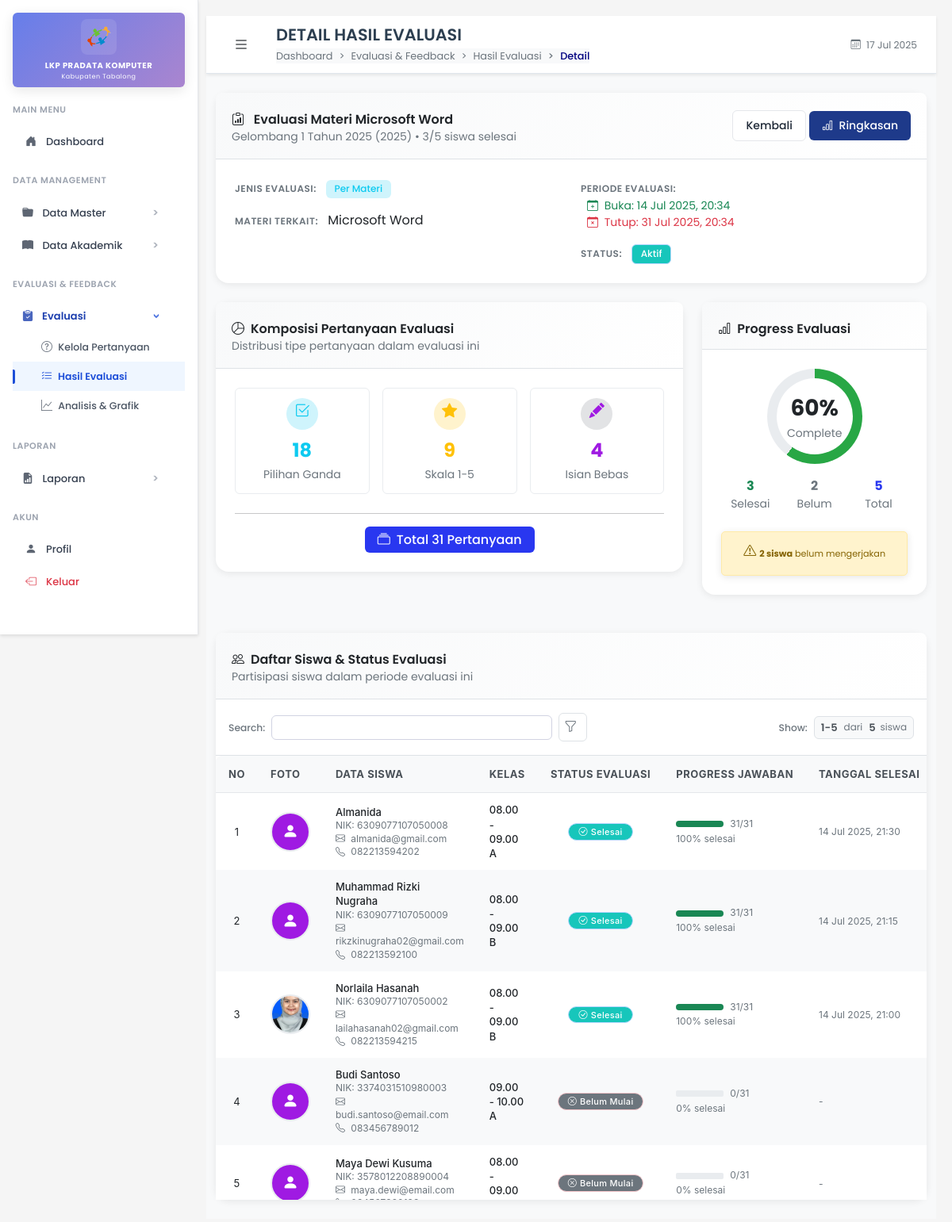
Page /pages/admin/hasil-evaluasi/detail.php?id_periode=17 (signed in) on the earlier database version.
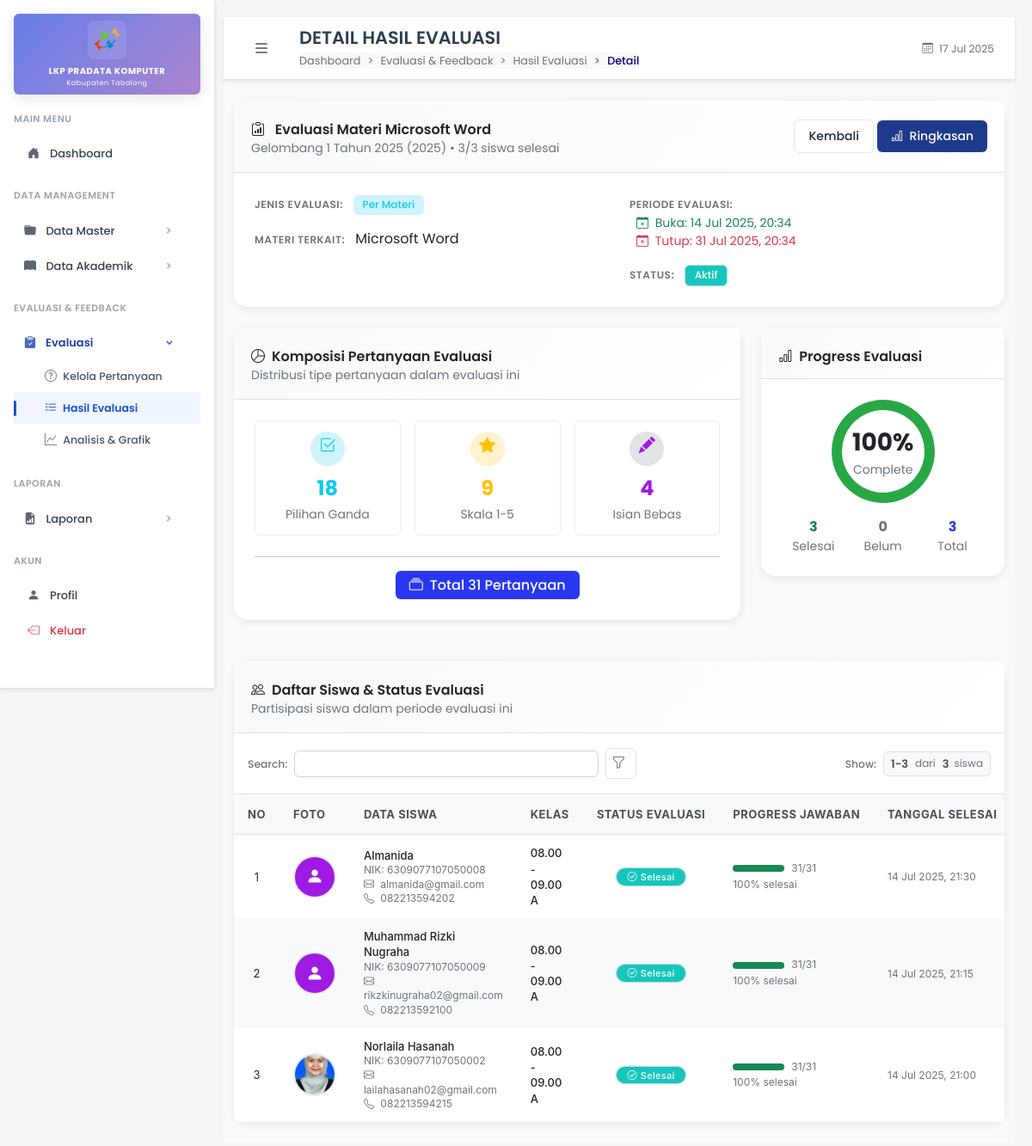
Same page on the later database version.
### tables this page shows
CREATE TABLE `periode_evaluasi` (
  `id_periode` int(11) NOT NULL,
  `nama_evaluasi` varchar(100) NOT NULL,
  `jenis_evaluasi` enum('per_materi','akhir_kursus') NOT NULL,
  `materi_terkait` enum('word','excel','ppt','internet') DEFAULT NULL,
  `id_gelombang` int(11) NOT NULL,
  `tanggal_buka` datetime NOT NULL,
  `tanggal_tutup` datetime NOT NULL,
  `status` enum('draft','aktif','selesai') DEFAULT 'draft',
  `deskripsi` text DEFAULT NULL,
  `dibuat_oleh` int(11) DEFAULT NULL,
  `created_at` timestamp NOT NULL DEFAULT current_timestamp(),
  `pertanyaan_terpilih` longtext DEFAULT NULL CHECK (json_valid(`pertanyaan_terpilih`))
);

CREATE TABLE `gelombang` (
  `id_gelombang` int(11) NOT NULL,
  `tahun` year(4) NOT NULL,
  `gelombang_ke` int(11) NOT NULL,
  `nama_gelombang` varchar(100) DEFAULT NULL,
  `status` enum('aktif','selesai','dibuka') DEFAULT 'dibuka'
);

CREATE TABLE `evaluasi` (
  `id_evaluasi` int(11) NOT NULL,
  `id_siswa` int(11) DEFAULT NULL,
  `id_kelas` int(11) DEFAULT NULL,
  `tanggal_evaluasi` datetime DEFAULT current_timestamp(),
  `status_evaluasi` enum('mulai','selesai') DEFAULT 'mulai',
  `id_periode` int(11) DEFAULT NULL
);

CREATE TABLE `siswa` (
  `id_siswa` int(11) NOT NULL,
  `id_user` int(11) DEFAULT NULL,
  `id_kelas` int(11) DEFAULT NULL,
  `nik` varchar(16) DEFAULT NULL,
  `nama` varchar(100) DEFAULT NULL,
  `tempat_lahir` varchar(50) DEFAULT NULL,
  `tanggal_lahir` date DEFAULT NULL,
  `jenis_kelamin` enum('Laki-Laki','Perempuan') DEFAULT NULL,
  `pendidikan_terakhir` enum('SD','SLTP','SLTA','D1','D2','S1','S2','S3') DEFAULT NULL,
  `no_hp` varchar(20) DEFAULT NULL,
  `email` varchar(100) DEFAULT NULL,
  `alamat_lengkap` text DEFAULT NULL,
  `pas_foto` varchar(255) DEFAULT NULL,
  `ktp` varchar(255) DEFAULT NULL,
  `kk` varchar(255) DEFAULT NULL,
  `ijazah` varchar(255) DEFAULT NULL,
  `status_aktif` enum('aktif','nonaktif') DEFAULT NULL
);

CREATE TABLE `kelas` (
  `id_kelas` int(11) NOT NULL,
  `nama_kelas` varchar(50) NOT NULL,
  `id_gelombang` int(11) NOT NULL,
  `kapasitas` int(11) DEFAULT NULL,
  `id_instruktur` int(11) DEFAULT NULL
);

### pages/admin/hasil-evaluasi/detail.php (the view, shortened to what the rows shown need)
<?php
include '../../../includes/db.php';
$id_periode = (int)$_GET['id_periode'];
$periodeQuery = "SELECT
                    pe.*,
                    g.nama_gelombang,
                    g.tahun,
                    COUNT(DISTINCT e.id_evaluasi) as total_mengerjakan,
                    COUNT(DISTINCT CASE WHEN e.status_evaluasi = 'selesai' THEN e.id_evaluasi END) as selesai,
                    (SELECT COUNT(DISTINCT s.id_siswa)
                     FROM siswa s
                     JOIN kelas k ON s.id_kelas = k.id_kelas
                     WHERE k.id_gelombang = pe.id_gelombang AND s.status_aktif = 'aktif') as total_siswa_aktif
                 FROM periode_evaluasi pe
                 LEFT JOIN gelombang g ON pe.id_gelombang = g.id_gelombang
                 LEFT JOIN evaluasi e ON pe.id_periode = e.id_periode
                 WHERE pe.id_periode = $id_periode
                 GROUP BY pe.id_periode";
$periodeResult = mysqli_query($conn, $periodeQuery);
$periode = mysqli_fetch_assoc($periodeResult);
$pertanyaan_terpilih = [];
if ($periode['pertanyaan_terpilih']) {
    $pertanyaan_terpilih = json_decode($periode['pertanyaan_terpilih'], true);
}
$recordsPerPage = 30;
$currentPage = isset($_GET['page']) ? (int)$_GET['page'] : 1;
$currentPage = max(1, $currentPage);
$offset = ($currentPage - 1) * $recordsPerPage;
$siswaQuery = "SELECT
                s.id_siswa,
                s.nama,
                s.nik,
                s.email,
                s.no_hp,
                s.pas_foto,
                k.nama_kelas,
                e.id_evaluasi,
                e.status_evaluasi,
                e.tanggal_evaluasi,
                COUNT(je.id_jawaban) as jumlah_jawaban,
                (SELECT COUNT(*) FROM pertanyaan_evaluasi pe_count
                 WHERE pe_count.id_pertanyaan IN (" . (empty($pertanyaan_terpilih) ? '0' : implode(',', array_map('intval', $pertanyaan_terpilih))) . ")) as total_pertanyaan
               FROM siswa s
               JOIN kelas k ON s.id_kelas = k.id_kelas
               LEFT JOIN evaluasi e ON s.id_siswa = e.id_siswa AND e.id_periode = $id_periode
               LEFT JOIN jawaban_evaluasi je ON e.id_evaluasi = je.id_evaluasi
               WHERE k.id_gelombang = {$periode['id_gelombang']}
               AND s.status_aktif = 'aktif'
               GROUP BY s.id_siswa
               ORDER BY
                CASE
                  WHEN e.status_evaluasi = 'selesai' THEN 1
                  ELSE 2
                END,
                e.tanggal_evaluasi DESC,
                s.nama ASC
               LIMIT $recordsPerPage OFFSET $offset";
$siswaResult = mysqli_query($conn, $siswaQuery);
function formatTanggalIndonesia($tanggal) {
    $bulan = [
        1 => 'Jan', 2 => 'Feb', 3 => 'Mar', 4 => 'Apr',
        5 => 'Mei', 6 => 'Jun', 7 => 'Jul', 8 => 'Ags',
        9 => 'Sep', 10 => 'Okt', 11 => 'Nov', 12 => 'Des'
    ];
    $timestamp = strtotime($tanggal);
    $hari = date('d', $timestamp);
    $bulan_nama = $bulan[(int)date('m', $timestamp)];
    $tahun = date('Y', $timestamp);
    $jam = date('H:i', $timestamp);
    return "$hari $bulan_nama $tahun, $jam";
}
$materi_labels = [
    'word' => 'Microsoft Word',
    'excel' => 'Microsoft Excel',
    'ppt' => 'Microsoft PowerPoint',
    'internet' => 'Internet & Email'
];
?>
<!DOCTYPE html>
<html lang="id">
<head>
  <link rel="stylesheet" href="../../../assets/css/bootstrap.min.css" />
  <link rel="stylesheet" href="../../../assets/css/bootstrap-icons.css" />
  <link rel="stylesheet" href="../../../assets/css/fonts.css" />
  <link rel="stylesheet" href="../../../assets/css/styles.css" />
</head>
<body>
  <div class="d-flex">
    <div class="flex-fill main-content">
      <nav class="top-navbar">
        <div class="container-fluid px-3 px-md-4">
          <div class="d-flex align-items-center">
            <div class="d-flex align-items-center flex-grow-1">
              <div class="page-info">
                <h2 class="page-title mb-1">DETAIL HASIL EVALUASI</h2>
              </div>
            </div>
          </div>
        </div>
      </nav>
      <div class="container-fluid mt-4">
        <div class="card content-card mb-4">
          <div class="section-header">
            <div class="row align-items-center">
              <div class="col-md-8">
                <h5 class="mb-0 text-dark">
                  <i class="bi bi-clipboard-data me-2"></i>
                  <?= htmlspecialchars($periode['nama_evaluasi']) ?>
                </h5>
                <small class="text-muted">
                  <?= htmlspecialchars($periode['nama_gelombang']) ?> (<?= $periode['tahun'] ?>) •
                  <?= $periode['selesai'] ?>/<?= $periode['total_siswa_aktif'] ?> siswa selesai
                </small>
              </div>
            </div>
          </div>
          <div class="card-body">
            <div class="row">
              <div class="col-md-6">
                <?php if($periode['materi_terkait']): ?>
                <div class="info-item mb-3">
                  <strong class="text-muted">Materi Terkait:</strong>
                  <span class="ms-2 text-dark"><?= $materi_labels[$periode['materi_terkait']] ?? ucfirst($periode['materi_terkait']) ?></span>
                </div>
                <?php endif; ?>
              </div>
              <div class="col-md-6">
                <div class="info-item mb-3">
                  <div class="ms-2">
                    <small class="text-success d-block">
                      <i class="bi bi-calendar-plus me-1"></i>
                      Buka: <?= formatTanggalIndonesia($periode['tanggal_buka']) ?>
                    </small>
                    <small class="text-danger d-block">
                      <i class="bi bi-calendar-x me-1"></i>
                      Tutup: <?= formatTanggalIndonesia($periode['tanggal_tutup']) ?>
                    </small>
                  </div>
                </div>
              </div>
            </div>
          </div>
        </div>
        <div class="card content-card">
          <div class="table-responsive" style="overflow-x: auto; overflow-y: visible;">
            <table class="custom-table mb-0" id="siswaTable">
              <thead class="sticky-top">
                <tr>
                  <th>No</th>
                  <th>Foto</th>
                  <th>Data Siswa</th>
                  <th>Kelas</th>
                  <th>Status Evaluasi</th>
                  <th>Progress Jawaban</th>
                  <th>Tanggal Selesai</th>
                </tr>
              </thead>
              <tbody>
                <?php if (mysqli_num_rows($siswaResult) > 0): ?>
                  <?php
                  $no = ($currentPage - 1) * $recordsPerPage + 1;
                  while ($siswa = mysqli_fetch_assoc($siswaResult)):
                    $progress_pct = $siswa['total_pertanyaan'] > 0 ?
                                   round(($siswa['jumlah_jawaban'] / $siswa['total_pertanyaan']) * 100) : 0;
                  ?>
                    <tr>
                      <td class="text-center align-middle"><?= $no++ ?></td>
                      <td class="text-center align-middle">
                        <?php if($siswa['pas_foto'] && file_exists('../../../uploads/pas_foto/'.$siswa['pas_foto'])): ?>
                          <img src="../../../uploads/pas_foto/<?= $siswa['pas_foto'] ?>"
                               alt="Foto"
                               class="rounded-circle"
                               style="width: 50px; height: 50px; object-fit: cover; border: 2px solid #e9ecef;"
                               title="<?= htmlspecialchars($siswa['nama']) ?>">
                        <?php else: ?>
                          <div class="bg-secondary rounded-circle d-flex align-items-center justify-content-center text-white"
                               style="width: 50px; height: 50px;">
                            <i class="bi bi-person-fill fs-5"></i>
                          </div>
                        <?php endif; ?>
                      </td>
                      <td class="align-middle">
                        <div class="fw-medium text-dark"><?= htmlspecialchars($siswa['nama']) ?></div>
                        <small class="text-muted d-block">NIK: <?= htmlspecialchars($siswa['nik']) ?></small>
                        <small class="text-muted d-block">
                          <i class="bi bi-envelope me-1"></i>
                          <?= htmlspecialchars($siswa['email'] ?? 'Tidak ada email') ?>
                        </small>
                        <small class="text-muted d-block">
                          <i class="bi bi-telephone me-1"></i>
                          <?= htmlspecialchars($siswa['no_hp']) ?>
                        </small>
                      </td>
                      <td class="align-middle">
                        <span class="fw-medium text-dark"><?= htmlspecialchars($siswa['nama_kelas']) ?></span>
                      </td>
                      <td class="text-center align-middle">
                        <?php if($siswa['status_evaluasi'] == 'selesai'): ?>
                          <span class="badge badge-active">
                            <i class="bi bi-check-circle me-1"></i>Selesai
                          </span>
                        <?php else: ?>
                          <span class="badge badge-inactive">
                            <i class="bi bi-x-circle me-1"></i>Belum Mulai
                          </span>
                        <?php endif; ?>
                      </td>
                      <td class="align-middle">
                        <div class="d-flex align-items-center">
                          <div class="progress me-2" style="width: 60px; height: 8px;">
                            <div class="progress-bar bg-<?= $progress_pct == 100 ? 'success' : ($progress_pct > 0 ? 'info' : 'secondary') ?>"
                                 style="width: <?= $progress_pct ?>%"></div>
                          </div>
                          <small class="text-muted">
                            <?= $siswa['jumlah_jawaban'] ?>/<?= $siswa['total_pertanyaan'] ?>
                          </small>
                        </div>
                        <small class="text-muted"><?= $progress_pct ?>% selesai</small>
                      </td>
                      <td class="align-middle">
                        <?php if($siswa['tanggal_evaluasi']): ?>
                          <small class="text-muted">
                            <?= formatTanggalIndonesia($siswa['tanggal_evaluasi']) ?>
                          </small>
                        <?php else: ?>
                          <small class="text-muted">-</small>
                        <?php endif; ?>
                      </td>
                    </tr>
                  <?php endwhile; ?>
                <?php endif; ?>
              </tbody>
            </table>
          </div>
        </div>
      </div>
    </div>
  </div>
</body>
</html>

Differences in the rows shown:
removed siswa: nama "Budi Santoso", nik "3374031510980003", email "budi.santoso@email.com", no_hp "083456789012", id_kelas.nama_kelas "09.00 - 10.00 A", shows "Belum Mulai", jumlah_jawaban "0", total_pertanyaan "31", progress_pct "0"
removed siswa: nama "Maya Dewi Kusuma", nik "3578012208890004", email "maya.dewi@email.com", id_kelas.nama_kelas "08.00 - 09.00…", shows "Belum Mulai", jumlah_jawaban "0", total_pertanyaan "31", progress_pct "0"
computed for evaluasi "14 Jul 2025, 21:15": kelas.nama_kelas "08.00 - 09.00 B" → "08.00 - 09.00 A"
computed for evaluasi "14 Jul 2025, 21:00": kelas.nama_kelas "08.00 - 09.00 B" → "08.00 - 09.00 A"
Other differences:
$periode['total_siswa_aktif']: "5" → "3"
$completion_rate: "60" → "100"
$belum_mengerjakan: "2" → "0"
min($currentPage * $recordsPerPage, $totalRecords): "5" → "3"
$totalRecords: "5" → "3"
$belum_mengerjakan: "2" → (not shown)
text no longer shown: "siswa belum mengerjakan"
